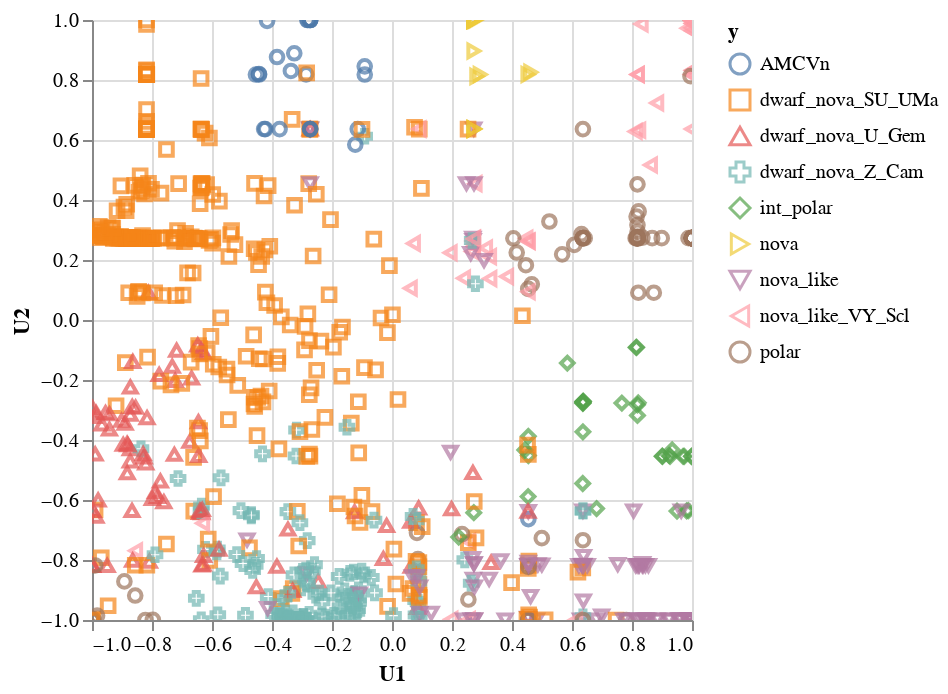

Notebook source saved alongside this figure:
### Code cell
import ugtm
# Preliminaries
# If you try to create a plot that will directly embed a dataset with more than 5000 rows, you will see a MaxRowsError:
# This is not because Altair cannot handle larger datasets, but it is because it is important for the user to think carefully 
# about how large datasets are handled. As noted above in Why does Altair lead to such extremely large notebooks?, 
# it is quite easy to end up with very large notebooks if you make many visualizations of a large dataset, and this error 
# is a way of preventing that.
# If you are certain you would like to embed your dataset within the visualization specification, you can disable the 
# MaxRows check with the following:
mod = best_model

alt.data_transformers.disable_max_rows()


# These are all our class probabilities from our original model.
labels2 = enc.classes_.tolist()
preds_train = mod.predict_proba(X_train)
preds_test = mod.predict_proba(X_test)

# Let's add some column names.
preds_train_df = pd.DataFrame()
for count, name in enumerate(labels2):
    preds_train_df[name] = preds_train[:,count]

preds_test_df = pd.DataFrame()
for count, name in enumerate(labels2):
    preds_test_df[name] = preds_test[:,count]


scaler = StandardScaler().fit(preds_train_df)
preds_train_df = scaler.transform(preds_train_df)
preds_test_df = scaler.transform(preds_test_df)

data = preds_train_df
y_set = y_train
X_set = X_train

gtm_model = ugtm.runGTM(data,verbose=False,k=12, niter=2000)

# Use the following if you want to see the projections of the test data onto the latent space.
transformed=ugtm.transform(optimizedModel=gtm_model,train=data,test=preds_test_df)

# mean projection
# mean position of each data point in latent space.
# Further information located here: https://ugtm.readthedocs.io/en/latest/ugtm.html?highlight=ugtm.matY#module-ugtm.ugtm_classes/
# For projection of test data use: mean_u = transformed.matMeans, otherwise use:
mean_u = gtm_model.matMeans

mean_u = pd.DataFrame(mean_u, columns=['U1','U2'])

# Add the labels to the latent space. Since we are using the training data, we use y_train.
mean_u_labels = mean_u.copy()
mean_u_labels['y'] = enc.inverse_transform(y_train)

# # May also use. Actually you can't as this is just a scikit learn wrapper and does not contain the methods of the above.
# gtm_model2 = eGTM(k=10,verbose=False).fit(data).transform(data)
# mean_u2 = pd.DataFrame()
# mean_u2['U1'] = gtm_model2[:,0]
# mean_u2['U2'] = gtm_model2[:,1]

# Plot the latent space. But do so with a combination of different shapes and colours.

alt.Chart(mean_u_labels).mark_point(size=40).encode(
    x='U1', 
    y='U2',
    color= 'y',
    shape='y',
    tooltip=['y']
    ).interactive()

### Figure 1 — Vega-Lite specification as saved in the notebook (floating-point values rounded to 4 significant figures; data arrays with more than 128 entries replaced by an {"elided": "..."} marker saying what was removed)
{"config": {"view": {"continuousWidth": 300, "continuousHeight": 300}}, "data": {"name": "data-4eb2dfc465260b86ec02135ccf925d07"}, "mark": {"type": "point", "size": 40}, "encoding": {"color": {"field": "y", "type": "nominal"}, "shape": {"field": "y", "type": "nominal"}, "tooltip": [{"field": "y", "type": "nominal"}], "x": {"field": "U1", "type": "quantitative"}, "y": {"field": "U2", "type": "quantitative"}}, "params": [{"name": "param_1", "select": {"type": "interval", "encodings": ["x", "y"]}, "bind": "scales"}], "$schema": "https://vega.github.io/schema/vega-lite/v5.14.1.json", "datasets": {"data-4eb2dfc465260b86ec02135ccf925d07": {"elided": "835 records"}}}
